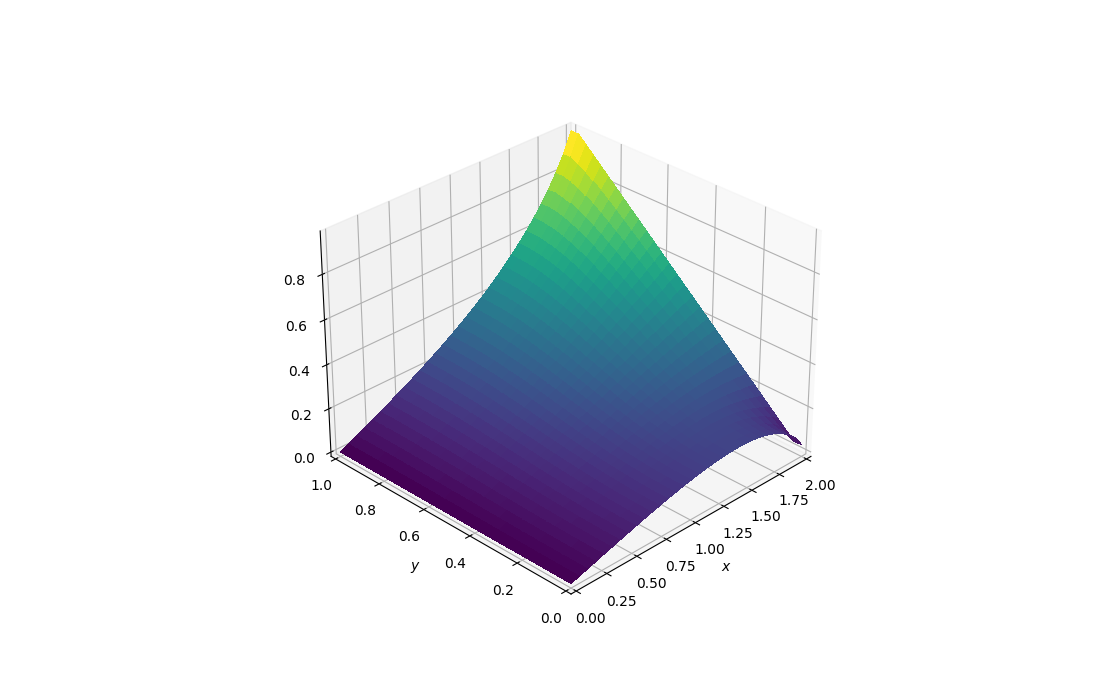

The script that drew this image:
# 开发人员：leo
# 开发时间：2022/10/27 14:19

# Laplace Equation 2D

"""
the equation to be solved: ddp/dx**2 + ddp/dy**2 = 0
Dirichlet boundary（第一类边界条件）—在端点，待求变量的值被指定。
Neumann boundary（第二类边界条件）—待求变量边界外法线的方向导数被指定。
"""

import numpy
from matplotlib import pyplot, cm


def plot3D(x, y, p):  # 3个参数，x-vector, a y-vector and our p matrix
    fig = pyplot.figure(figsize=(11, 7), dpi=100)  # initializing a figure window,  specify the size and resolution
    ax = fig.add_subplot(projection='3d')  # 为绘图窗口指定轴标签“ax”，并指定它将是三维投影绘图
    X, Y = numpy.meshgrid(x, y)
    ax.plot_surface(X, Y, p[:], cmap=cm.viridis, rstride=1, cstride=1, linewidth=0,
                    antialiased=False)  # rstride x方向条纹数=网格数grids/2。值越大图片越粗糙，默认值为1
    ax.set_xlim(0, 2)
    ax.set_ylim(0, 1)
    ax.view_init(30, 225)  # 视角转换
    ax.set_xlabel('$x$')
    ax.set_ylabel('$y$')
    pyplot.show()


def plot2D(x, y, p):
    pyplot.figure()
    X, Y = numpy.meshgrid(x, y)
    pyplot.contourf(X, Y, p[:], cmap="rainbow")
    pyplot.colorbar()
    pyplot.show()

def laplace2d(p, y, dx, dy, l1norm_target):  # l1norm_target: tolerance -> required error
    l1norm = 1
    pn = numpy.empty_like(p)  # 返回一个与给定数组相同形状和类型的新数组。其值是任意的

    # solve the discretized form of governing equations
    while l1norm > l1norm_target:
        pn = p.copy()
        p[1:-1, 1:-1] = (dy**2 * (pn[1:-1, 2:] + pn[1:-1, 0:-2]) \
                       + dx**2 * (pn[2:, 1:-1] + pn[0:-2, 1:-1])) / (2 * (dx**2 + dy**2))
        # 更新边界条件
        p[:, 0] = 0  # p = 0 @ x = 0  # Dirichlet boundary
        p[:, -1] = y  # p = y @ x = 2
        p[0, :] = p[1, :]  # dp/dy = 0 @ y = 0  # Neumann boundary
        p[-1, :] = p[-2, :]  # dp/dy = 0 @ y = 1

        # calulation of error magnitude
        l1norm = (numpy.sum(numpy.abs(p[:]) - numpy.abs(pn[:])) /
                  numpy.sum(numpy.abs(pn[:])))

        l1norm2 = numpy.sum(numpy.abs(p[:] - pn[:])) / numpy.sum(numpy.abs(pn[:]))

        # print(l1norm == l1norm2)  # always True this case

        # TO DO
        # 添加对迭代次数的计算

    return p


# Control parameters
Lx = 2  # spatial domain size
Ly = 1
nx = 31  # the number of grid points
ny = 31
dx = 2 / (nx - 1)  # the distance between any pair of adjacent grid points
dy = 2 / (ny - 1)  # 即使y方向与x方向距离不一样，但是网格数量是一样的
l1norm_target = 1e-4  # l1norm_target: tolerance -> required error
"""  没有时间相关的参数
nt = 120  # Total time steps we want to calculate
sigma = .0009  # CFL number
nu = 0.01  # Viscosity coefficient
dt = sigma * dx * dy / nu  #  time step (delta t)
print("dx =", dx)  # 仅用于debug
print("dt =", dt)
"""

# Assign initial conditions and meshes
p = numpy.zeros((ny, nx))
x = numpy.linspace(0, Lx, nx)
y = numpy.linspace(0, Ly, ny)


# Boundary Conditions
p[:, 0] = 0  # p = 0 @ x = 0
p[:, -1] = y  # p = y @ x = 2
p[0, :] = p[1, :]  # dp/dy = 0 @ y = 0
p[-1, :] = p[-2, :]  # dp/dy = 0 @ y = 1

# Plot initial conditions
plot3D(x, y, p)
plot2D(x, y, p)

# Numerical solution - FDM
laplace2d(p, y, dx, dy, l1norm_target)

# postProcessing
plot3D(x, y, p)
plot2D(x, y, p)
